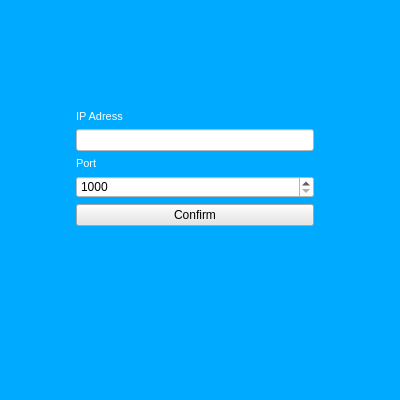
<?xml version="1.0" encoding="UTF-8"?>
<ui version="4.0">
 <class>FormConf</class>
 <widget class="QWidget" name="FormConf">
  <property name="geometry">
   <rect>
    <x>0</x>
    <y>0</y>
    <width>400</width>
    <height>400</height>
   </rect>
  </property>
  <property name="minimumSize">
   <size>
    <width>200</width>
    <height>200</height>
   </size>
  </property>
  <property name="maximumSize">
   <size>
    <width>400</width>
    <height>400</height>
   </size>
  </property>
  <property name="windowTitle">
   <string>Configuration Server</string>
  </property>
  <property name="styleSheet">
   <string notr="true">background-color: rgb(0, 170, 255);</string>
  </property>
  <widget class="QWidget" name="formLayoutWidget">
   <property name="geometry">
    <rect>
     <x>70</x>
     <y>110</y>
     <width>251</width>
     <height>151</height>
    </rect>
   </property>
   <layout class="QFormLayout" name="formLayout">
    <property name="rightMargin">
     <number>7</number>
    </property>
    <item row="1" column="1">
     <widget class="QLabel" name="labelIp">
      <property name="text">
       <string>&lt;!DOCTYPE HTML PUBLIC &quot;-//W3C//DTD HTML 4.0//EN&quot; &quot;http://www.w3.org/TR/REC-html40/strict.dtd&quot;&gt;
&lt;html&gt;&lt;head&gt;&lt;meta name=&quot;qrichtext&quot; content=&quot;1&quot; /&gt;&lt;style type=&quot;text/css&quot;&gt;
p, li { white-space: pre-wrap; }
&lt;/style&gt;&lt;/head&gt;&lt;body style=&quot; font-family:'MS Shell Dlg 2'; font-size:7.8pt; font-weight:400; font-style:normal;&quot;&gt;
&lt;p style=&quot; margin-top:0px; margin-bottom:0px; margin-left:0px; margin-right:0px; -qt-block-indent:0; text-indent:0px;&quot;&gt;&lt;span style=&quot; font-size:8pt; color:#ffffff;&quot;&gt;IP Adress&lt;/span&gt;&lt;/p&gt;&lt;/body&gt;&lt;/html&gt;</string>
      </property>
     </widget>
    </item>
    <item row="2" column="1">
     <widget class="QLineEdit" name="lineEditIp">
      <property name="styleSheet">
       <string notr="true">background-color: rgb(255, 255, 255);</string>
      </property>
     </widget>
    </item>
    <item row="3" column="1">
     <widget class="QLabel" name="labelPort">
      <property name="text">
       <string>&lt;!DOCTYPE HTML PUBLIC &quot;-//W3C//DTD HTML 4.0//EN&quot; &quot;http://www.w3.org/TR/REC-html40/strict.dtd&quot;&gt;
&lt;html&gt;&lt;head&gt;&lt;meta name=&quot;qrichtext&quot; content=&quot;1&quot; /&gt;&lt;style type=&quot;text/css&quot;&gt;
p, li { white-space: pre-wrap; }
&lt;/style&gt;&lt;/head&gt;&lt;body style=&quot; font-family:'MS Shell Dlg 2'; font-size:7.8pt; font-weight:400; font-style:normal;&quot;&gt;
&lt;p style=&quot; margin-top:0px; margin-bottom:0px; margin-left:0px; margin-right:0px; -qt-block-indent:0; text-indent:0px;&quot;&gt;&lt;span style=&quot; font-size:8pt; color:#ffffff;&quot;&gt;Port&lt;/span&gt;&lt;/p&gt;&lt;/body&gt;&lt;/html&gt;</string>
      </property>
     </widget>
    </item>
    <item row="4" column="1">
     <widget class="QSpinBox" name="spinBoxPort">
      <property name="styleSheet">
       <string notr="true">background-color: rgb(255, 255, 255);</string>
      </property>
      <property name="minimum">
       <number>1000</number>
      </property>
      <property name="maximum">
       <number>9999</number>
      </property>
      <property name="value">
       <number>1000</number>
      </property>
     </widget>
    </item>
    <item row="5" column="1">
     <widget class="QPushButton" name="pushButtonValidConf">
      <property name="styleSheet">
       <string notr="true">background-color: rgb(230, 230, 230);</string>
      </property>
      <property name="text">
       <string>Confirm</string>
      </property>
     </widget>
    </item>
   </layout>
  </widget>
 </widget>
 <resources/>
 <connections/>
</ui>
